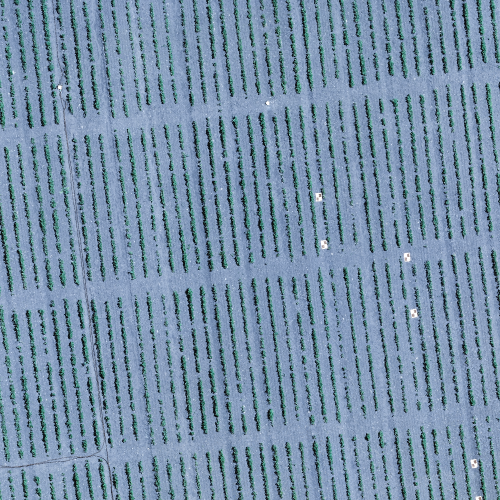
//> input picture imgs/fixed_cloud_color.png, 1000 x 1000 px (shown at 1/2 size)
$ ./plot   (built with g++ and OpenCV 4)
//> lines starting //> are read from the running program, lines starting //| are printed output that depends on the picture; after the words box and inside, x2 and y2 are one past the last pixel; in counts of white or black regions, pixels touching at a corner belong together
#include "CPM.h"
#include "OpticFlowIO.h"
#include <eigen3/Eigen/Geometry>

using namespace Eigen;

std::vector< vector<int> > ReadMatches(const char *filename)
{

    std::ifstream FILE(filename);
    std::string line;
    std::vector< vector<int> > optical_flow;
    while (std::getline(FILE, line)){
        std::vector<int> curr_line;
        std::string offset_cpy = line;
		std::string delimiter = " ";
		size_t pos = 0;
		std::string token;
		while ((pos = offset_cpy.find(delimiter)) != std::string::npos) {
			token = offset_cpy.substr(0, pos);
			curr_line.push_back( atof(token.c_str()) );
			offset_cpy.erase(0, pos + delimiter.length());
		}
		curr_line.push_back( atof(offset_cpy.c_str()) );
        optical_flow.push_back(curr_line);
    }

    FILE.close ();
    return optical_flow;
}

int main(int argc, char** argv)
{
	// [4 lines of commented-out code are left out]

	cv::Mat img1, img2, img3;

	img1 = cv::imread("../imgs/fixed_cloud_color.png", CV_LOAD_IMAGE_UNCHANGED);
//> img1 is the input picture: 1000 rows x 1000 cols, CV_8UC3; mean B, G, R 169.6, 144.9, 119.3
	img2 = cv::imread("../imgs/moving_cloud_color.png", CV_LOAD_IMAGE_UNCHANGED);
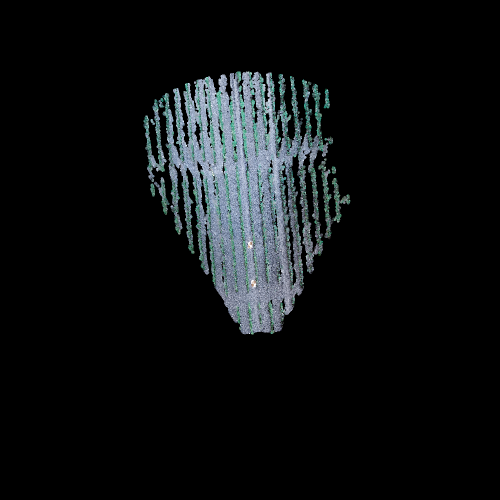
//> input picture imgs/moving_cloud_color.png, 1000 x 1000 px (shown at 1/2 size)
//> img2 is the input picture: 1000 rows x 1000 cols, CV_8UC3; mean B, G, R 17.5, 16.3, 13.7

	//cv::cvtColor(img1, img1, CV_GRAY2RGB);
	//cv::cvtColor(img2, img2, CV_GRAY2RGB);

    std::cout << "Reading Input Text File: " << "../imgs/output_rgb" << "\n";
    std::vector< vector<int> > optical_flow = ReadMatches("../imgs/output_rgb");

	std::cout << "matches size: " << optical_flow.size() << "\n";

    cv::Mat drawImg( cv::Size(2000,1000), CV_8UC3, cv::Scalar(0,0,0) );
    img1.copyTo( drawImg( cv::Rect(0, 0, 1000, 1000) )  );
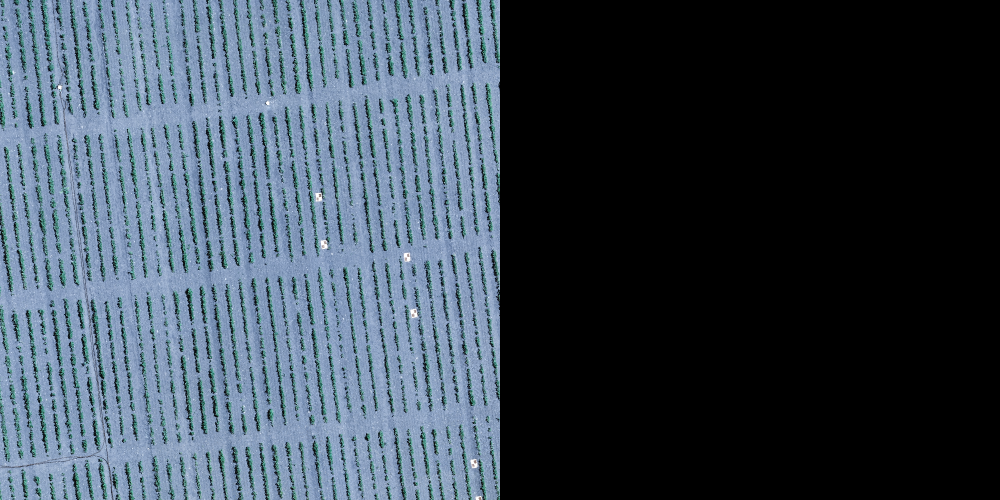
//> drawImg: 1000 rows x 2000 cols, CV_8UC3 (shown at 1/2 size); mean B, G, R 84.8, 72.4, 59.7
    img2.copyTo( drawImg( cv::Rect(1000, 0, 1000, 1000) )  );
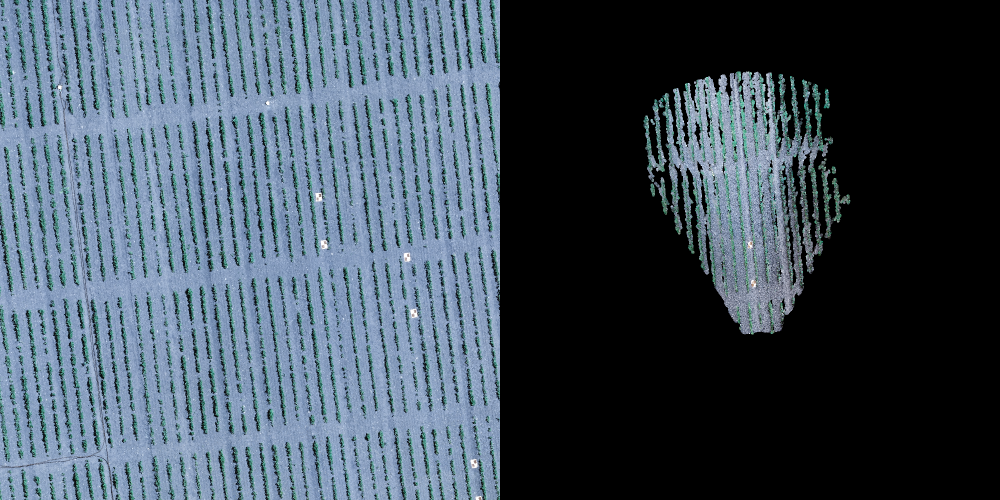
//> drawImg: 1000 rows x 2000 cols, CV_8UC3 (shown at 1/2 size); 5.73% of pixels changed, all inside (x1, y1, x2, y2) = (1287, 143, 1701, 669)


	std::vector<Vector3f> voting_vector;
//> (the run ends here: the program crashes, at `float u1 = optical_flow[0][0];`)
